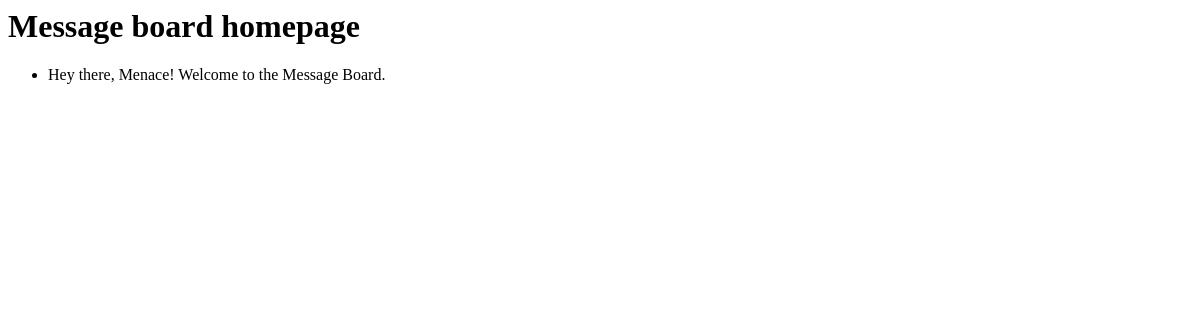
Before: / with the older database file.
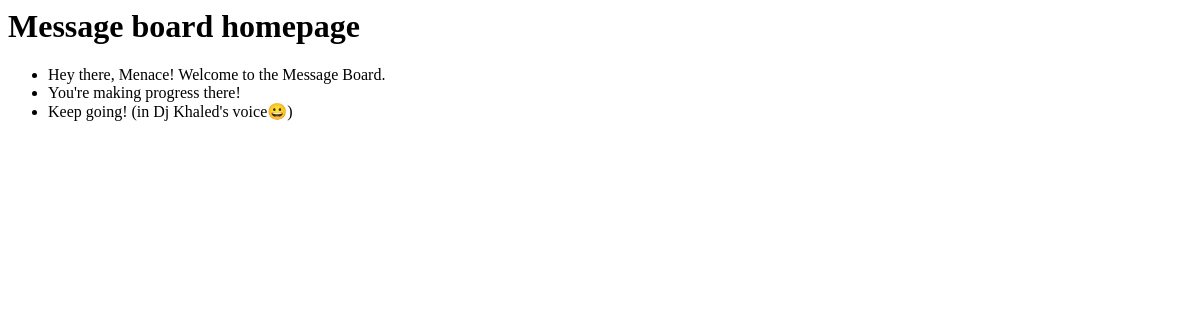
After: the same page with the newer database file.
### posts/models.py (models this page shows, shortened)
class Post(models.Model):
    text = models.TextField()

### posts/views.py (the view)
# urls.py: path("", HomePageView.as_view(), name="home")
class HomePageView(ListView):
    model = Post
    template_name = "home.html"

### templates/home.html
<h1>Message board homepage</h1>
<ul>
  {% for post in post_list %}
  <li>{{ post.text }}</li>
  {% endfor %}
</ul>

Changed rows visible on the page:
added Post: text "You're making progress there!"
added Post: text "Keep going! (in Dj Khaled's voice😀)"
